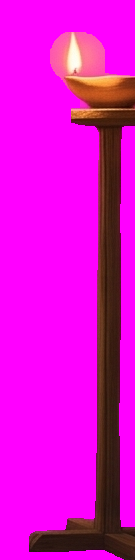
#> input picture tools/src/art_in/props/c2_hall_lamp.png, 135 x 560 px, found by its file name
$ python lamp_out.py
#> lines starting #> are read from the running program, lines starting #| are printed output that depends on the picture; after the words box and inside, x2 and y2 are one past the last pixel; in counts of white or black regions, pixels touching at a corner belong together
"""The Night Fit's lamp stands (scripts/levels/night_fit.gd), made from the hall's burning one
(art/props/c2_hall_lamp.png). No new painting.
  c2_hall_lamp_night.png  the same lamp on a shorter stand (a length of the plain pole taken out), so that the
                          boy's raised taper reaches its wick
  c2_hall_lamp_out.png    that lamp gone out: the flame above the bowl's rim taken away, the glow it threw on
                          the bowl dulled, a short charred wick left standing
usage: python3 tools/lamp_out.py"""
import numpy as np
from PIL import Image
a = np.asarray(Image.open('art/props/c2_hall_lamp.png').convert('RGBA')).astype(np.float32)
CUT = (200, 362)                           # rows of plain pole taken out: 162 px, 52 game units at the hall's scale
a = np.concatenate([a[:CUT[0]], a[CUT[1]:]])
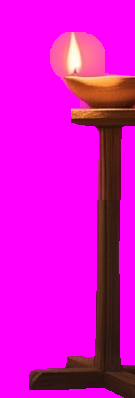
#> a: shape (398, 135, 4) float32; mean R, G, B, A 219.7, 14.6, 203.2, 255
Image.fromarray(a.clip(0, 255).astype(np.uint8)).save('art/props/c2_hall_lamp_night.png')
RIM = 46                                   # the first row of the bowl: everything above it is flame
a[:RIM, :, 3] = 0
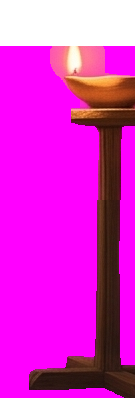
#> a: shape (398, 135, 4) float32; 11.56% of pixels changed, all inside (x1, y1, x2, y2) = (0, 0, 135, 46); transparent parts drawn white
for y in range(RIM, 100):                  # the bowl and the plate under it lose the flame's light, most at the rim
    k = 0.5 + 0.35 * min(1.0, (y - RIM) / 50.0)
    a[y, :, :3] *= (k, k * 0.96, k * 1.02)
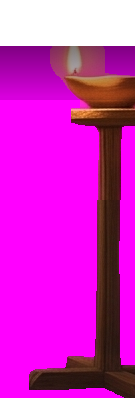
#> a: shape (398, 135, 4) float32; 13.57% of pixels changed, all inside (x1, y1, x2, y2) = (0, 46, 135, 100); transparent parts drawn white
for y in range(RIM - 5, RIM + 2):          # the wick: a soft charred stub, leaning
    u = (RIM + 1 - y) / 6.0
    for x in range(44, 49):
        d = abs(x - (46.0 + 1.2 * u))
        al = max(0.0, 1.0 - d / (1.7 - 0.7 * u)) * (1.0 - 0.5 * u)
        a[y, x, :3] = a[y, x, :3] * (1 - al) * (a[y, x, 3] > 0) + np.array([52, 40, 34]) * (al if a[y, x, 3] > 0 else 1.0)
        a[y, x, 3] = max(a[y, x, 3], 255 * al)
#> a: shape (398, 135, 4) float32; 0.06% of pixels changed, all inside (x1, y1, x2, y2) = (44, 41, 49, 48)
Image.fromarray(a.clip(0, 255).astype(np.uint8)).save('art/props/c2_hall_lamp_out.png')
print('art/props/c2_hall_lamp_night.png, art/props/c2_hall_lamp_out.png', a.shape)
#| art/props/c2_hall_lamp_night.png, art/props/c2_hall_lamp_out.png (398, 135, 4)

$ run again, with tools/src/art_in/props/torch.png copied over tools/src/art_in/props/c2_hall_lamp.png
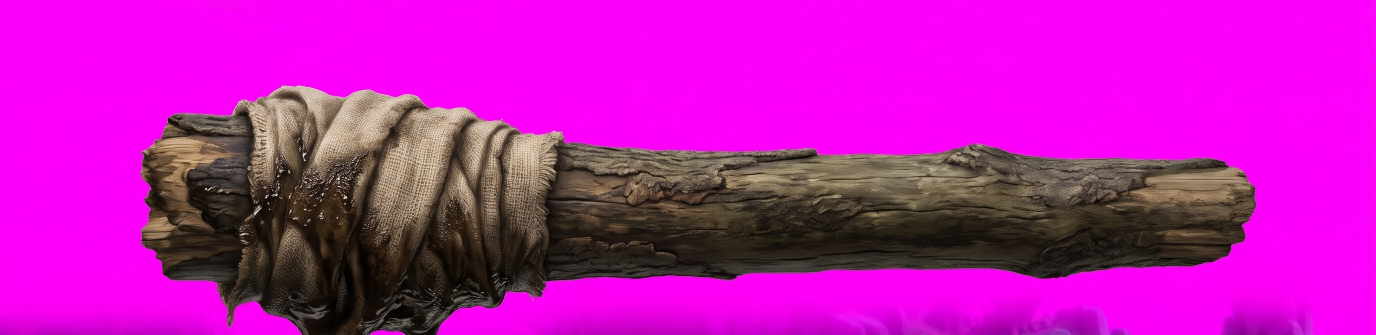
#> input picture tools/src/art_in/props/torch.png, 2752 x 669 px, found by its file name (shown at 1/2 size)
#> `a[:RIM, :, 3] = 0`:
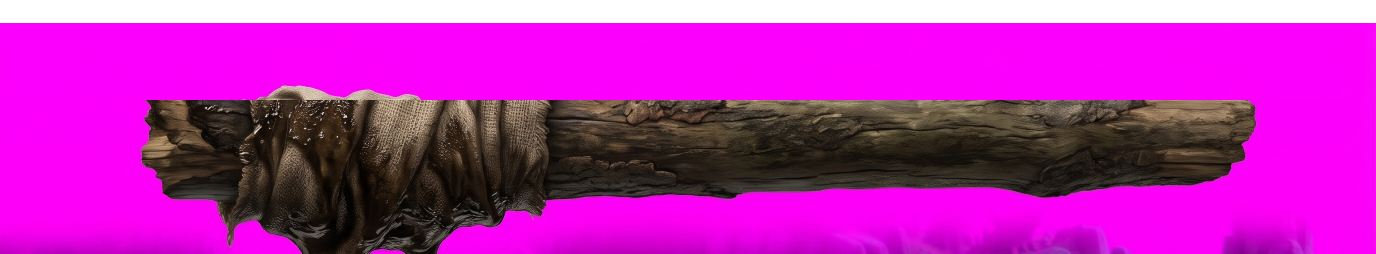
#> a: shape (507, 2752, 4) float32 (shown at 1/2 size); mean R, G, B, A 185.8, 17.3, 178, 232.7; transparent parts drawn white
#> after the loop `for y in range(RIM, 100):                  # the bowl and the plate un..`:
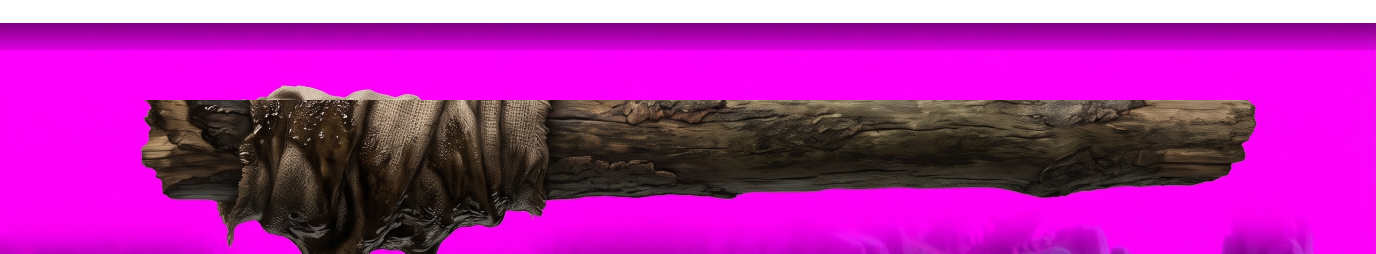
#> a: shape (507, 2752, 4) float32 (shown at 1/2 size); mean R, G, B, A 177.3, 17.3, 169.8, 232.7; transparent parts drawn white
#| art/props/c2_hall_lamp_night.png, art/props/c2_hall_lamp_out.png (507, 2752, 4)

$ run again, with tools/src/art_in/props/trough.png copied over tools/src/art_in/props/c2_hall_lamp.png
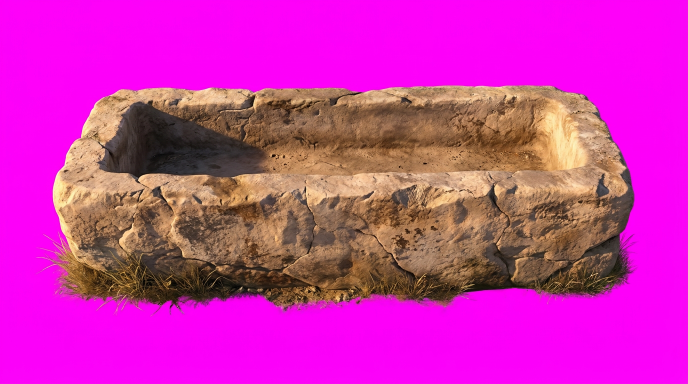
#> input picture tools/src/art_in/props/trough.png, 1376 x 768 px, found by its file name (shown at 1/2 size)
#> `a[:RIM, :, 3] = 0`:
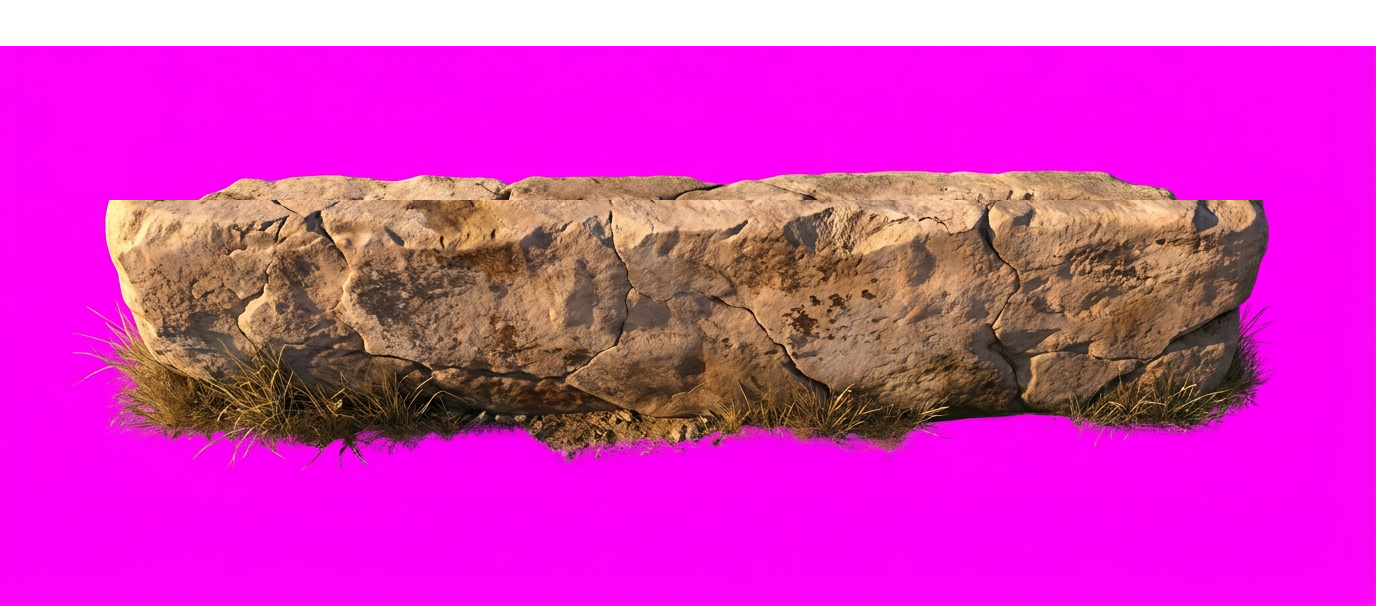
#> a: shape (606, 1376, 4) float32; mean R, G, B, A 214, 36.9, 188.6, 236.5; transparent parts drawn white
#> after the loop `for y in range(RIM, 100):                  # the bowl and the plate un..`:
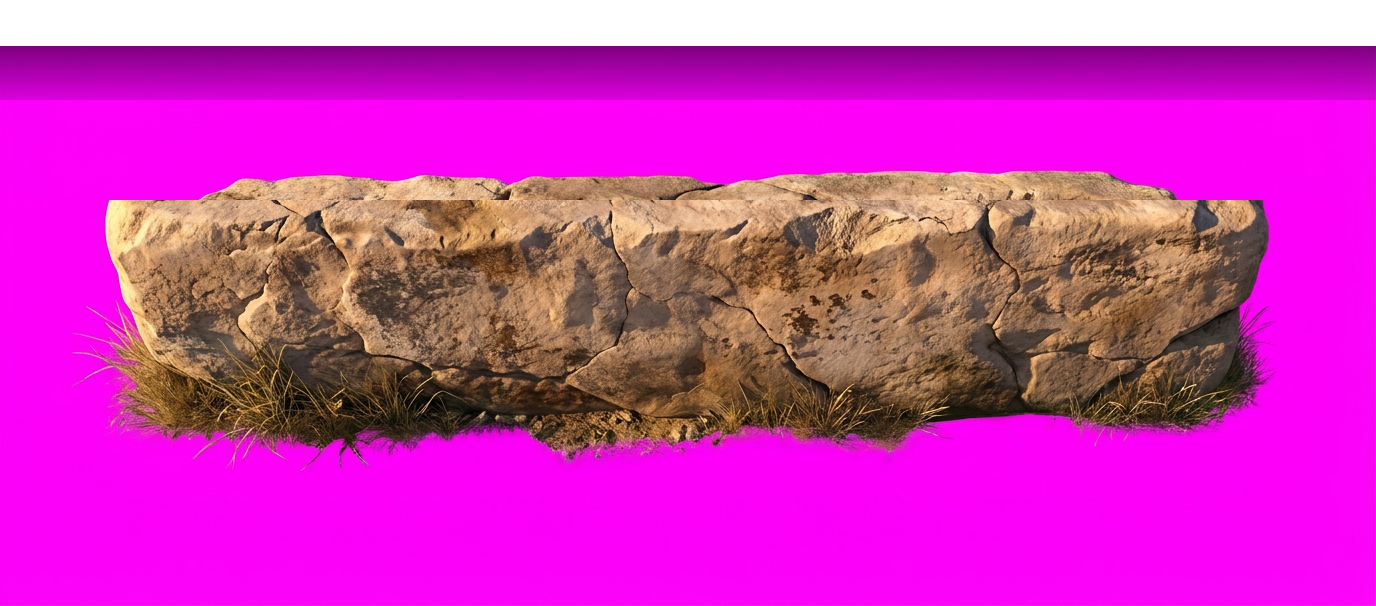
#> a: shape (606, 1376, 4) float32; mean R, G, B, A 206.9, 36.9, 181.8, 236.5; transparent parts drawn white
#| art/props/c2_hall_lamp_night.png, art/props/c2_hall_lamp_out.png (606, 1376, 4)

$ run again, with tools/src/art_in/props/well.png copied over tools/src/art_in/props/c2_hall_lamp.png
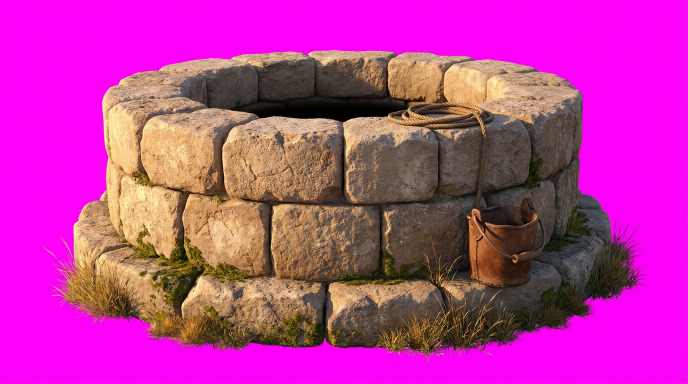
#> input picture tools/src/art_in/props/well.png, 1376 x 768 px, found by its file name (shown at 1/2 size)
#> `a[:RIM, :, 3] = 0`:
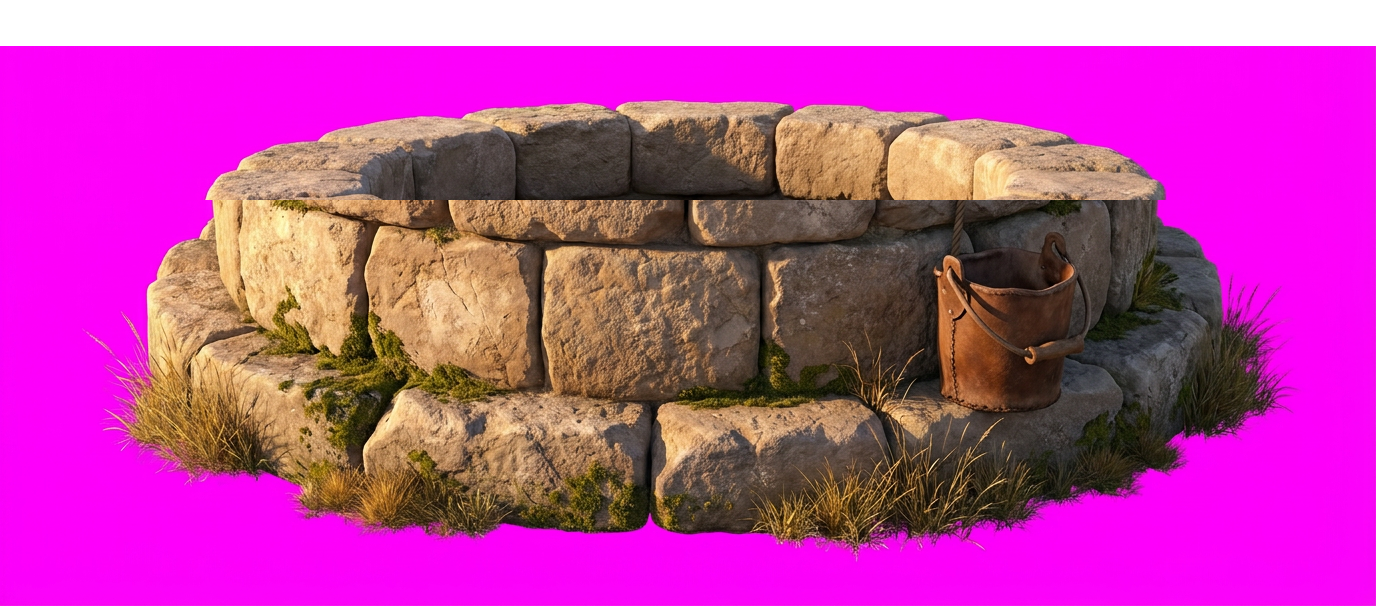
#> a: shape (606, 1376, 4) float32; mean R, G, B, A 189.8, 48.5, 159.9, 236.5; transparent parts drawn white
#> after the loop `for y in range(RIM, 100):                  # the bowl and the plate un..`:
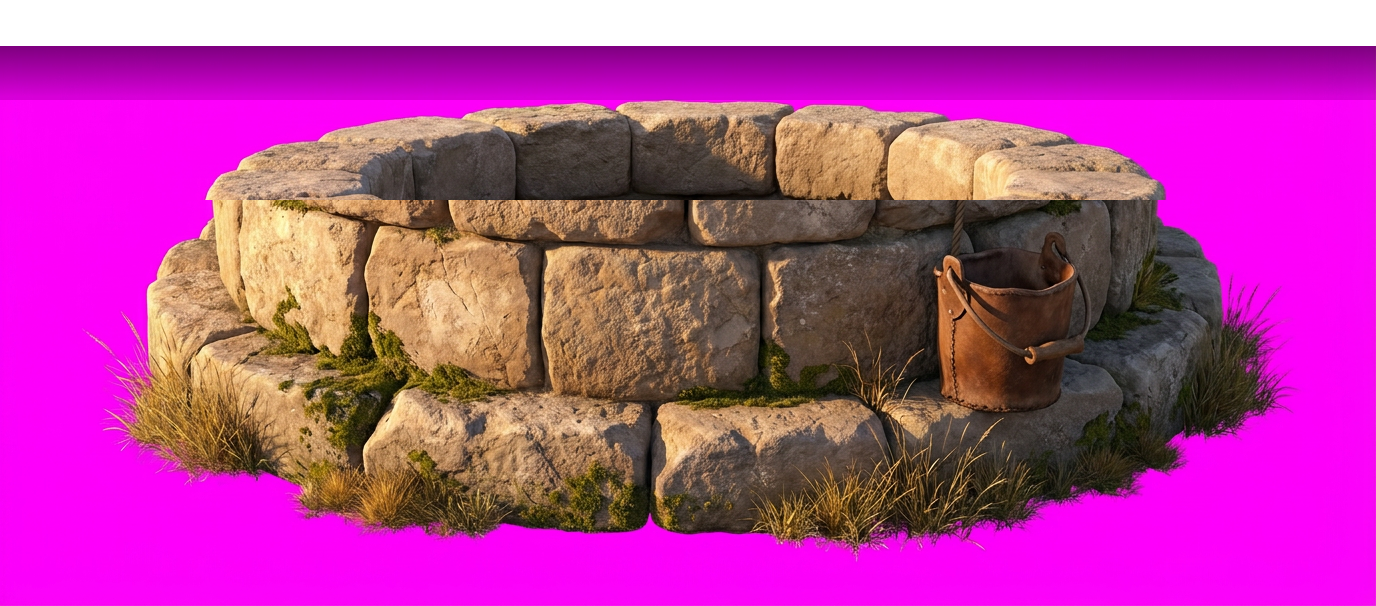
#> a: shape (606, 1376, 4) float32; mean R, G, B, A 182.7, 48.5, 153.2, 236.5; transparent parts drawn white
#| art/props/c2_hall_lamp_night.png, art/props/c2_hall_lamp_out.png (606, 1376, 4)
